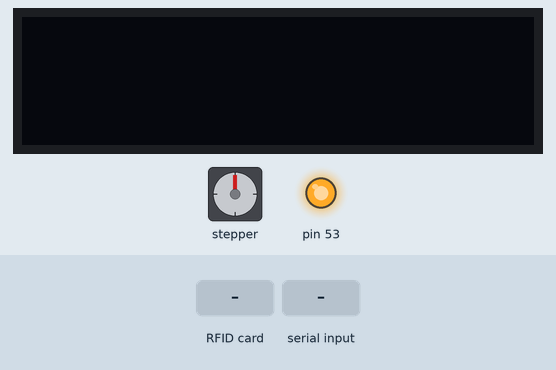
Bench run of a sketch on a simulated Arduino Mega 2560, built with avr-gcc and run on an emulated ATmega2560. Shown: 128×32 one-colour display, stepper motor, output pins drawn as LEDs (lit = HIGH). The inputs (shaded band) are chosen by the test bench. The local clock reads 2024-03-15 10:24:30 at power-on unless the sketch sets it; stepper angles assume 2048 steps per turn; what the sketch prints to the serial monitor is not drawn.

Above: at 1.2 s.
1.3 s: RFID card 5E 7A 19 C4 held to the reader
At 1.7 s:
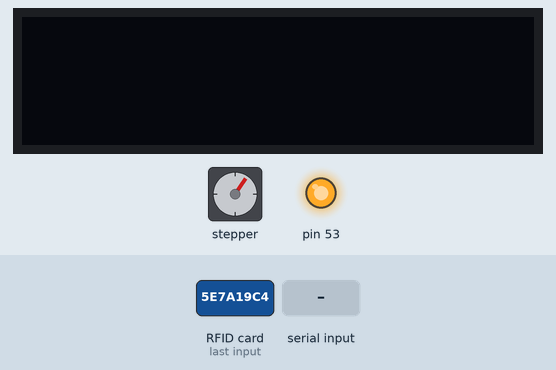
At 2.3 s:
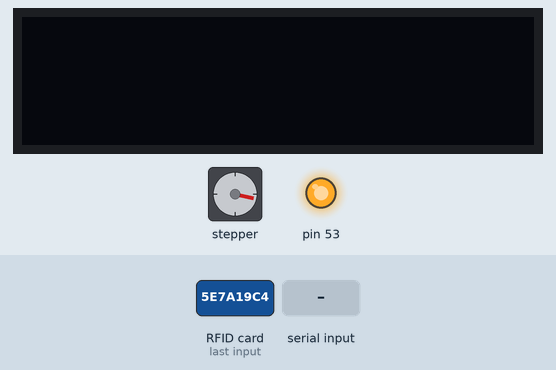
12.0 s: "request\n" received over Serial
Timing chart, 0 to 15.0 s (numbered marks = the images above; inputs shaded):
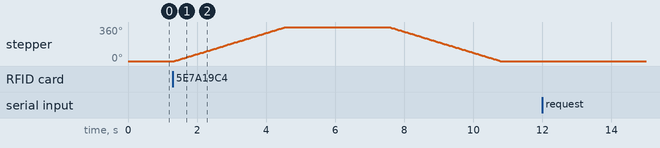

The sketch:

main_smart_lock_system_2.ino
```cpp
#include <SPI.h>
#include <MFRC522.h>
#include <RTClib.h>

#include <Wire.h>
#include <Adafruit_SSD1306.h>
#include <Adafruit_GFX.h>
#include <RTClib.h>

#include <Stepper.h>

#define OLED_ADDR  0x3C
#define SCREEN_WIDTH 128 // OLED display width, in pixels
#define SCREEN_HEIGHT 32 // OLED display height, in pixels

#define SS_PIN 10
#define RST_PIN 9

Adafruit_SSD1306 oled1(SCREEN_WIDTH, SCREEN_HEIGHT, &Wire);
MFRC522 rfid1(SS_PIN, RST_PIN);
DS3231 rtc1;
//#################################################################################

DateTime dt1;
Stepper sm(32, 5,6,7,8);

void setup()
{
  SPI.begin();
  Wire.begin();
  rfid1.PCD_Init();
  oled1.begin(SSD1306_SWITCHCAPVCC, OLED_ADDR);
  rtc1.begin();
  Serial.begin(115200);
  oled1.clearDisplay();
  oled1.display();
  sm.setSpeed(1200);
}

void loop()
{
  readRFID();
}

void serialEvent()
{
  String m="";
  char c='\0';
  while(Serial.available()>0)
  {
    delay(1);
    c=Serial.read();
    if(c=='\n'||c=='\r')
    {
      continue;
    }
    m+=c;
  }
  cmd(m);
}

void cmd(String a)
{
  if(a.equals("request"))
  {
    char fetch[100]="DD-MM-YYYY hh:mm:ss";
    dt1=rtc1.now();
    dt1.format(fetch);
    Serial.println("current:"+String(fetch));
  }
  else if(a.length()==23&&a.indexOf("set:")!=-1)
  {
    dt1=DateTime(a.substring(4,14).c_str(),a.substring(15).c_str());
    rtc1.adjust(dt1);
    Serial.println("set time");
  }
}
//Functionality
void openGate(String a)
{
  displayOLED(a);
  a=requestRTC()+", "+a;
  Serial.println("DATALOG:"+a);
  sm.step(2048);
}

void closeGate()
{
  sm.step(-2048);
}
//###################OLED######################

void clearOLED()
{
  oled1.clearDisplay();
  oled1.display();
}

void displayOLED(String a)
{
  oled1.clearDisplay();
  oled1.setTextSize(2);
  oled1.setTextColor(WHITE);
  oled1.setCursor(0,0);
  oled1.print(a);
  oled1.display();
}

//################RFID########################
void readRFID()
{
  if (!rfid1.PICC_IsNewCardPresent())
  {
    return;
  }
  if (!rfid1.PICC_ReadCardSerial())
  {
    return;
  }
  String uid_str=readUID();
  //Serial.println(uid_str);
  openGate(uid_str);
  delay(3000);
  closeGate();
}

String readUID()
{
  char rfid_str[8];
  sprintf(rfid_str,"%02x%02x%02x%02x",rfid1.uid.uidByte[0],rfid1.uid.uidByte[1],rfid1.uid.uidByte[2],rfid1.uid.uidByte[3]);
  return String(rfid_str);
}
//##########################RTC####################

String requestRTC()
{
  char fetch[]="YYYY_MM_DD_hh_mm_ss";
  dt1=rtc1.now();
  dt1.format(fetch);
  return String(fetch);
}
```

Measured:
- after the input at 1.3 s, stepper: turns 360° clockwise in 3.2 s, then 360° counter-clockwise in 3.2 s
- after the input at 12.0 s, every drawn part: stays the same
